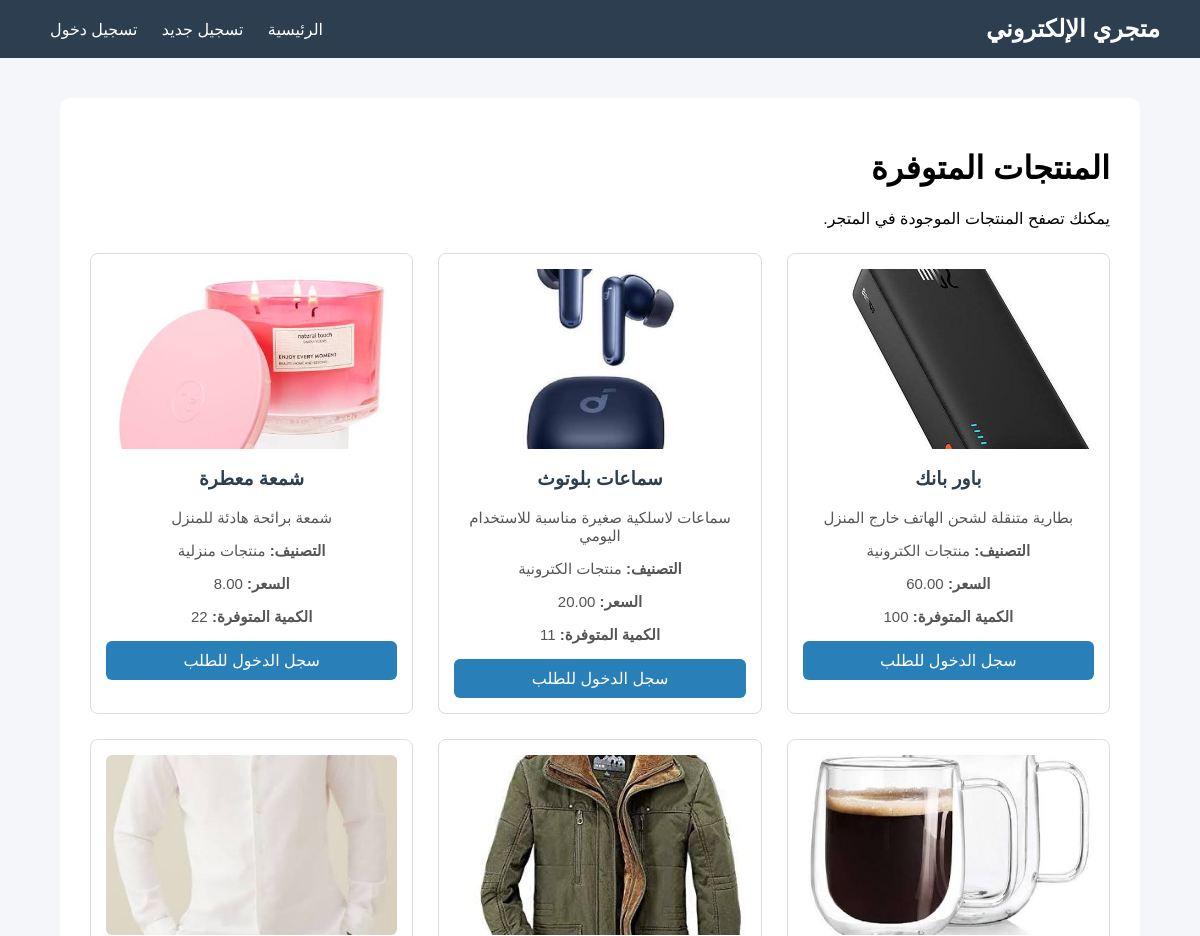
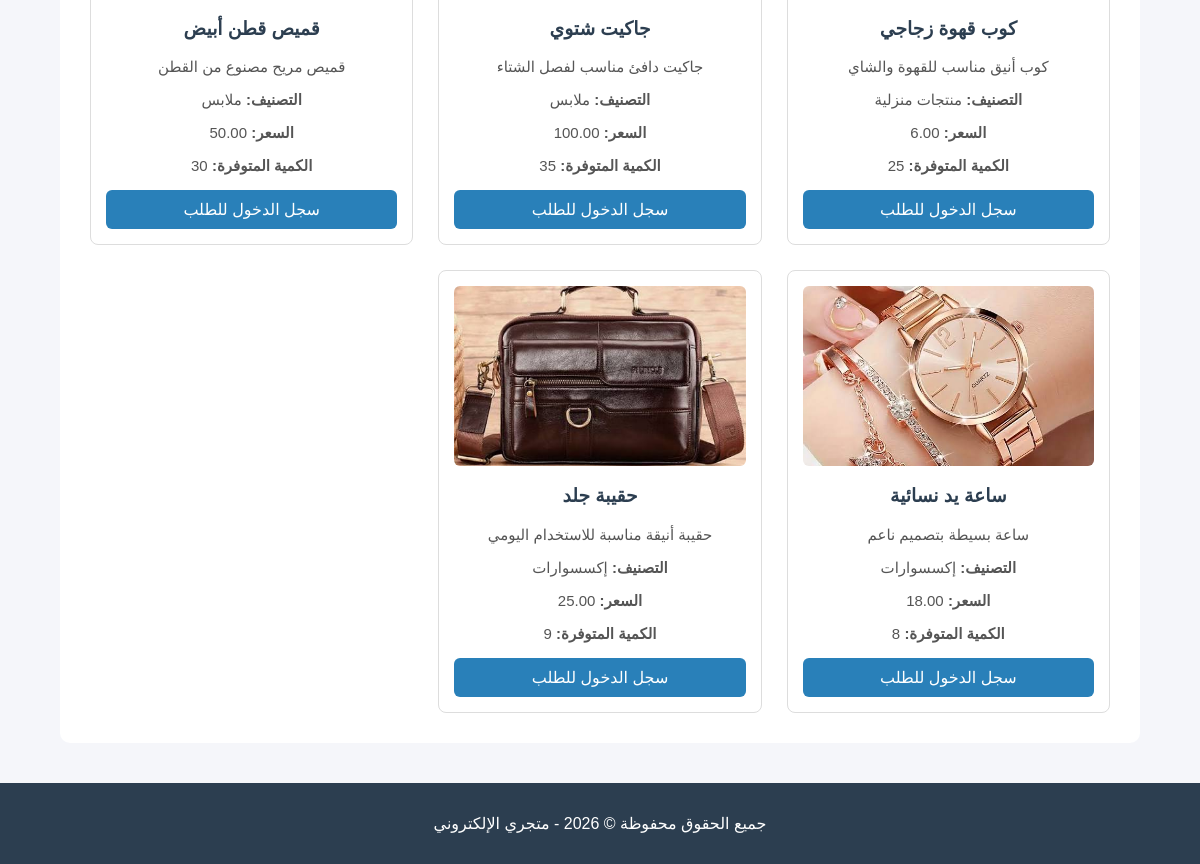
The page / on the database its author committed (2 pictures, top to bottom).
### tables this page shows
CREATE TABLE `products` (
  `id` int(11) NOT NULL,
  `category_id` int(11) DEFAULT NULL,
  `name` varchar(150) NOT NULL,
  `description` text DEFAULT NULL,
  `price` decimal(10,2) NOT NULL,
  `quantity` int(11) NOT NULL DEFAULT 0,
  `image` varchar(255) DEFAULT NULL,
  `created_at` timestamp NOT NULL DEFAULT current_timestamp()
);

CREATE TABLE `categories` (
  `id` int(11) NOT NULL,
  `name` varchar(100) NOT NULL,
  `description` text DEFAULT NULL,
  `created_at` timestamp NOT NULL DEFAULT current_timestamp()
);

### index.php (the view, shortened to what this page needs)
<?php
require_once __DIR__ . "/config/database.php";
$products = mysqli_query($conn, "
    SELECT products.*, categories.name AS category_name
    FROM products
    LEFT JOIN categories ON products.category_id = categories.id
    ORDER BY products.id DESC
");
?>
<?php include __DIR__ . "/includes/header.php"; ?>
<h1>المنتجات المتوفرة</h1>
<p>يمكنك تصفح المنتجات الموجودة في المتجر.</p>
<div class="products-grid">
    <?php if (mysqli_num_rows($products) > 0) { ?>
        <?php while ($product = mysqli_fetch_assoc($products)) { ?>
            <div class="product-card">
                <?php if (!empty($product["image"])) { ?>
                    <img src="uploads/<?php echo htmlspecialchars($product["image"]); ?>">
                <?php } ?>
                <h3><?php echo htmlspecialchars($product["name"]); ?></h3>
                <p><?php echo htmlspecialchars($product["description"]); ?></p>
                <p>
                    <strong>التصنيف:</strong>
                    <?php echo htmlspecialchars($product["category_name"]); ?>
                </p>
                <p>
                    <strong>السعر:</strong>
                    <?php echo htmlspecialchars($product["price"]); ?>
                </p>
                <p>
                    <strong>الكمية المتوفرة:</strong>
                    <?php echo htmlspecialchars($product["quantity"]); ?>
                </p>
                <?php if (isset($_SESSION["user_id"]) && $_SESSION["role"] == "user") { ?>
                    <?php if ($product["quantity"] > 0) { ?>
                        <form method="POST" action="order.php">
                            <input type="hidden" name="product_id" value="<?php echo $product["id"]; ?>">
                            <button class="order-btn" type="submit">طلب المنتج</button>
                        </form>
                    <?php } else { ?>
                        <p class="out-text">غير متوفر</p>
                    <?php } ?>
                <?php } elseif (!isset($_SESSION["user_id"])) { ?>
                    <a class="login-link" href="login.php">سجل الدخول للطلب</a>
                <?php } ?>
            </div>
        <?php } ?>
    <?php } else { ?>
        <p>لا توجد منتجات حاليًا.</p>
    <?php } ?>
</div>
<?php include __DIR__ . "/includes/footer.php"; ?>

### includes/header.php (shortened to what this page needs)
<!DOCTYPE html>
<html lang="ar" dir="rtl">
<head>
    <link rel="stylesheet" href="/mini_store/assets/css/style.css">
</head>
<body>
<nav class="navbar">
    <h2>متجري الإلكتروني</h2>
    <div>
        <a href="/mini_store/index.php">الرئيسية</a>
        <?php if (isset($_SESSION["user_id"])) { ?>
            <?php if ($_SESSION["role"] == "admin") { ?>
                <a href="/mini_store/admin/dashboard.php">لوحة التحكم</a>
            <?php } ?>
            <?php if ($_SESSION["role"] == "user") { ?>
                <a href="/mini_store/my_orders.php">طلباتي</a>
            <?php } ?>
            <a href="/mini_store/logout.php">تسجيل خروج</a>
        <?php } else { ?>
            <a href="/mini_store/register.php">تسجيل جديد</a>
            <a href="/mini_store/login.php">تسجيل دخول</a>
        <?php } ?>
    </div>
</nav>
<div class="container">

### includes/footer.php
</div>
<footer class="footer">
    <p>جميع الحقوق محفوظة &copy; 2026 - متجري الإلكتروني</p>
</footer>
</body>
</html>

### assets/css/style.css (style rules this page uses)
body { font-family: Arial, sans-serif; background-color: #f5f6fa; margin: 0; direction: rtl; }
.navbar { background-color: #2c3e50; color: white; padding: 15px 40px; display: flex; justify-content: space-between; align-items: center; }
.navbar h2 { margin: 0; }
.navbar a { color: white; text-decoration: none; margin: 0 10px; }
.container { width: 85%; margin: 40px auto; background-color: white; padding: 30px; border-radius: 10px; }
.footer { text-align: center; background-color: #2c3e50; color: white; padding: 15px; margin-top: 40px; }
.products-grid { display: grid; grid-template-columns: repeat(3, 1fr); gap: 25px; margin-top: 25px; }
.product-card { background-color: #ffffff; border: 1px solid #ddd; border-radius: 8px; padding: 15px; text-align: center; }
.product-card img { width: 100%; height: 180px; object-fit: cover; border-radius: 6px; }
.product-card h3 { color: #2c3e50; margin-top: 15px; }
.product-card p { color: #555; font-size: 15px; }
.login-link { display: block; background-color: #2980b9; color: white; text-decoration: none; padding: 10px; border-radius: 6px; }

### rows shown on the page
products: image (picture), name "باور بانك", description "بطارية متنقلة لشحن الهاتف خارج المنزل", category.name "منتجات الكترونية", price "60.00", quantity "100"
products: image (picture), name "سماعات بلوتوث", description "سماعات لاسلكية صغيرة مناسبة للاستخدام اليومي", category.name "منتجات الكترونية", price "20.00", quantity "11"
products: image (picture), name "شمعة معطرة", description "شمعة برائحة هادئة للمنزل", category.name "منتجات منزلية", price "8.00", quantity "22"
products: image (picture), name "كوب قهوة زجاجي", description "كوب أنيق مناسب للقهوة والشاي", category.name "منتجات منزلية", price "6.00", quantity "25"
products: image (picture), name "جاكيت شتوي", description "جاكيت دافئ مناسب لفصل الشتاء", category.name "ملابس", price "100.00", quantity "35"
products: image (picture), name "قميص قطن أبيض", description "قميص مريح مصنوع من القطن", category.name "ملابس", price "50.00", quantity "30"
products: image (picture), name "ساعة يد نسائية", description "ساعة بسيطة بتصميم ناعم", category.name "إكسسوارات", price "18.00", quantity "8"
products: image (picture), name "حقيبة جلد", description "حقيبة أنيقة مناسبة للاستخدام اليومي", category.name "إكسسوارات", price "25.00", quantity "9"
